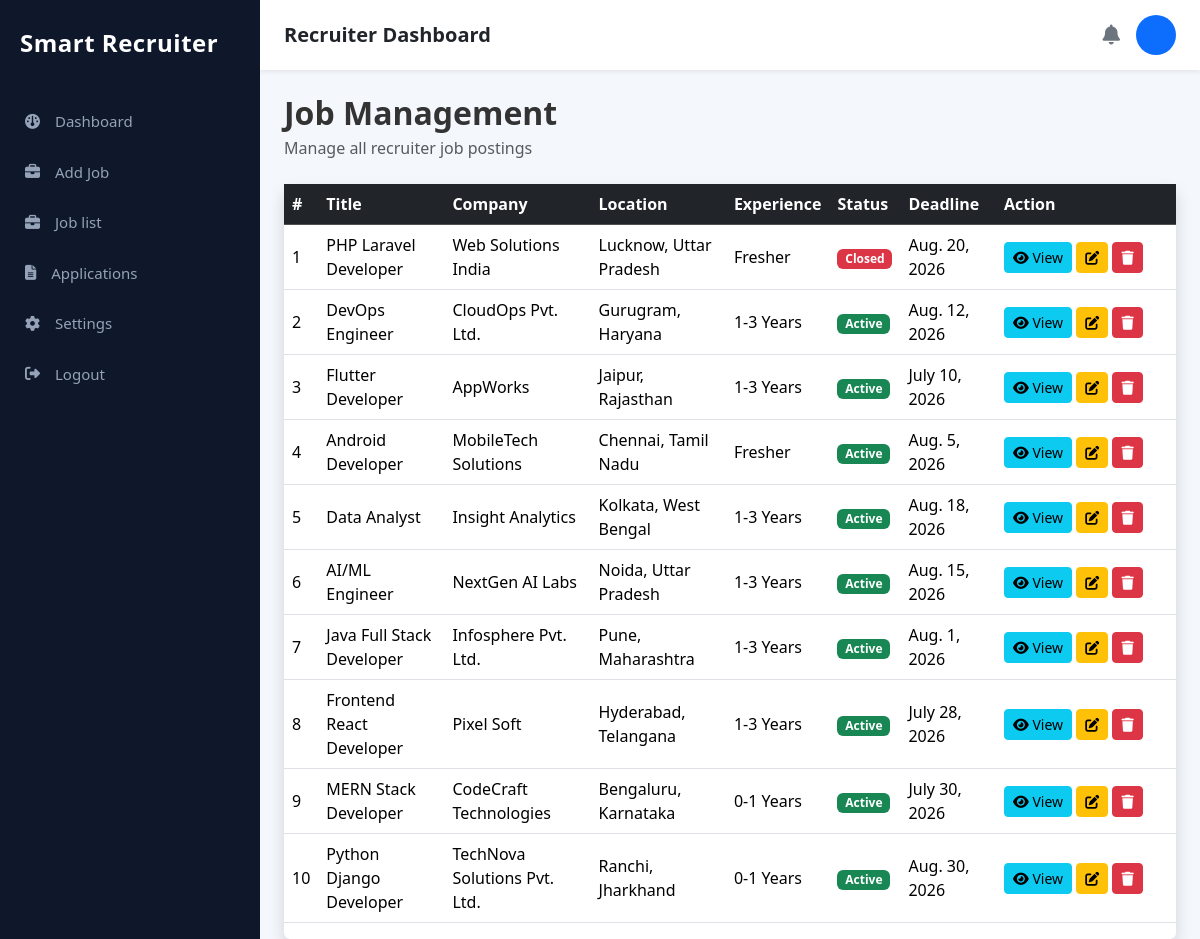
Page /recruiter/jobs/ on the earlier database version.
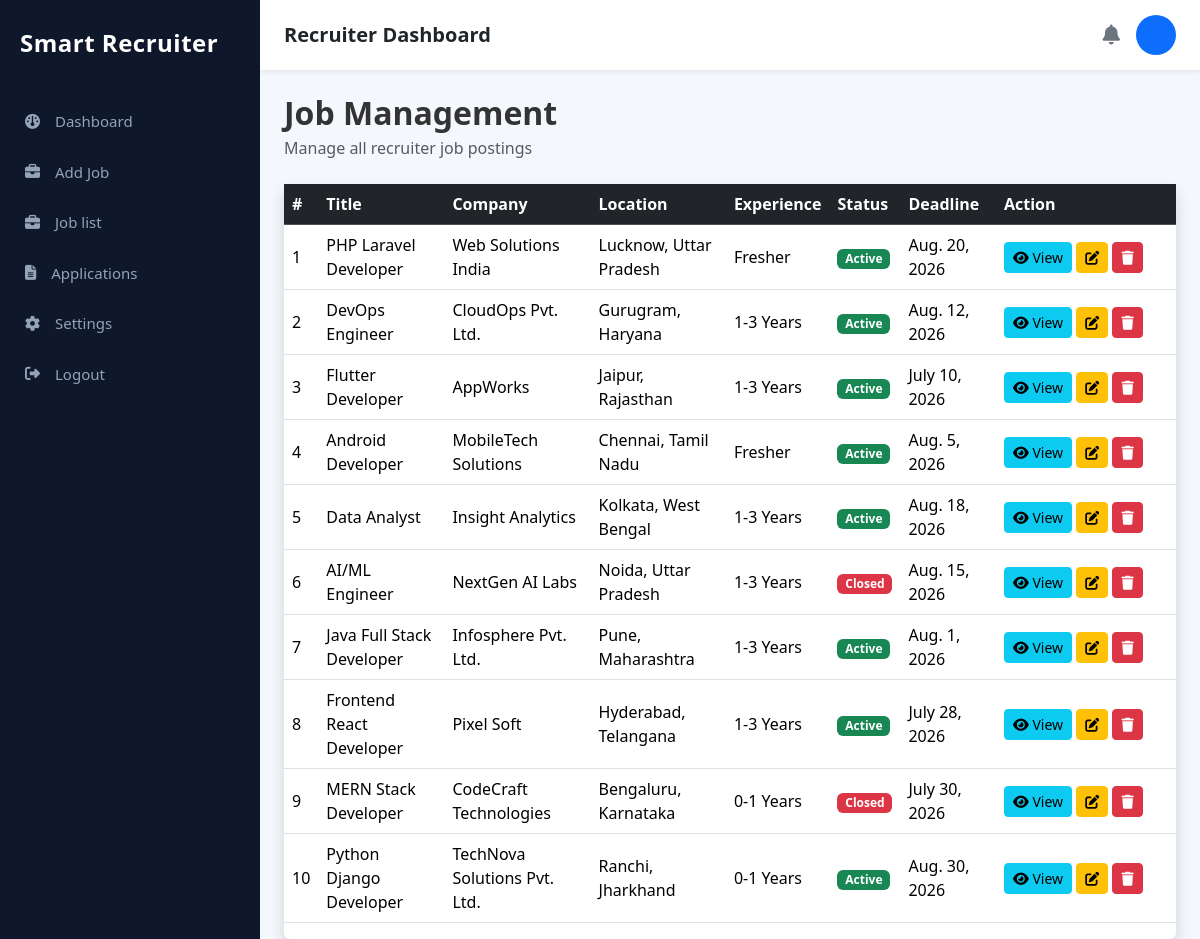
Same page on the later database version.
### job/models.py (models this page shows, shortened)
class Job(models.Model):
    JOB_TYPES = (
        ("Full Time", "Full Time"),
        ("Part Time", "Part Time"),
        ("Internship", "Internship"),
        ("Contract", "Contract"),
        ("Remote", "Remote"),
    )
    WORK_MODE = (
        ("Onsite", "Onsite"),
        ("Remote", "Remote"),
        ("Hybrid", "Hybrid"),
    )
    STATUS = (
        ("Active", "Active"),
        ("Closed", "Closed"),
    )
    EXPERIENCE = (
        ("Fresher", "Fresher"),
        ("0-1 Years", "0-1 Years"),
        ("1-3 Years", "1-3 Years"),
        ("3-5 Years", "3-5 Years"),
        ("5+ Years", "5+ Years"),
    )
    title = models.CharField(max_length=200)
    company = models.CharField(max_length=200)
    location = models.CharField(max_length=200)
    work_mode = models.CharField(
        max_length=20,
        choices=WORK_MODE,
        default="Onsite"
    )
    job_type = models.CharField(
        max_length=30,
        choices=JOB_TYPES,
        default="Full Time"
    )
    experience = models.CharField(
        max_length=30,
        choices=EXPERIENCE,
        default="Fresher"
    )
    education = models.CharField(max_length=200)
    salary = models.CharField(max_length=100)
    skills = models.TextField(
        help_text="Example: Python, Django, SQL, REST API"
    )
    responsibilities = models.TextField()
    requirements = models.TextField()
    benefits = models.TextField(blank=True)
    description = models.TextField()
    deadline = models.DateField(default=timezone.now)
    applicants = models.PositiveIntegerField(default=0)
    openings = models.PositiveIntegerField(default=1)
    status = models.CharField(
        max_length=20,
        choices=STATUS,
        default="Active"
    )
    created_at = models.DateTimeField(auto_now_add=True)

### recruiter/views.py (the view)
def recruiter_job_list(request):
    jobs = Job.objects.all().order_by("-id")
    return render(
        request,
        "recruiter/job_list.html",
        {
            "jobs": jobs
        }
    )

### templates/recruiter/job_list.html
{% extends 'recruiter/recruiter_base.html' %} {% load static %}
{% block content %}
<div class="container-fluid">
  <div class="d-flex justify-content-between align-items-center mb-2">
    <div>
      <h2 class="fw-bold mb-1">Job Management</h2>
      <p class="text-muted">Manage all recruiter job postings</p>
    </div>
  </div>
  <div class="card shadow border-0">
    <div class="table-responsive">
      <table class="table table-hover align-middle">
        <thead class="table-dark">
          <tr>
            <th>#</th>
            <th>Title</th>
            <th>Company</th>
            <th>Location</th>
            <th>Experience</th>
            <th>Status</th>
            <th>Deadline</th>
            <th width="180">Action</th>
          </tr>
        </thead>
        <tbody>
          {% for job in jobs %}
          <tr>
            <td>{{ forloop.counter }}</td>
            <td>{{ job.title }}</td>
            <td>{{ job.company }}</td>
            <td>{{ job.location }}</td>
            <td>{{ job.experience }}</td>
            <td>
              {% if job.status == "Active" %}
              <span class="badge bg-success"> Active </span>
              {% else %}
              <span class="badge bg-danger"> Closed </span>
              {% endif %}
            </td>
            <td>{{ job.deadline }}</td>
            <td>
              <a
                href="{% url 'recruiter_job_detail' job.id %}"
                class="btn btn-info btn-sm"
              >
                <i class="fa-solid fa-eye"></i>
                View
              </a>
              <a
                href="{% url 'recruiter_edit_job' job.id %}"
                class="btn btn-sm btn-warning"
              >
                <i class="fa fa-edit"></i>
              </a>
              <a
                href="{% url 'recruiter_delete_job' job.id %}"
                class="btn btn-sm btn-danger"
              >
                <i class="fa fa-trash"></i>
              </a>
            </td>
          </tr>
          {% empty %}
          <tr>
            <td colspan="8" class="text-center">No Jobs Found</td>
          </tr>
          {% endfor %}
        </tbody>
      </table>
    </div>
  </div>
</div>
{% endblock %}

Differences in the rows shown:
changed Job "PHP Laravel Developer": status "Closed" → "Active"
changed Job "AI/ML Engineer": status "Active" → "Closed"
changed Job "MERN Stack Developer": status "Active" → "Closed"
